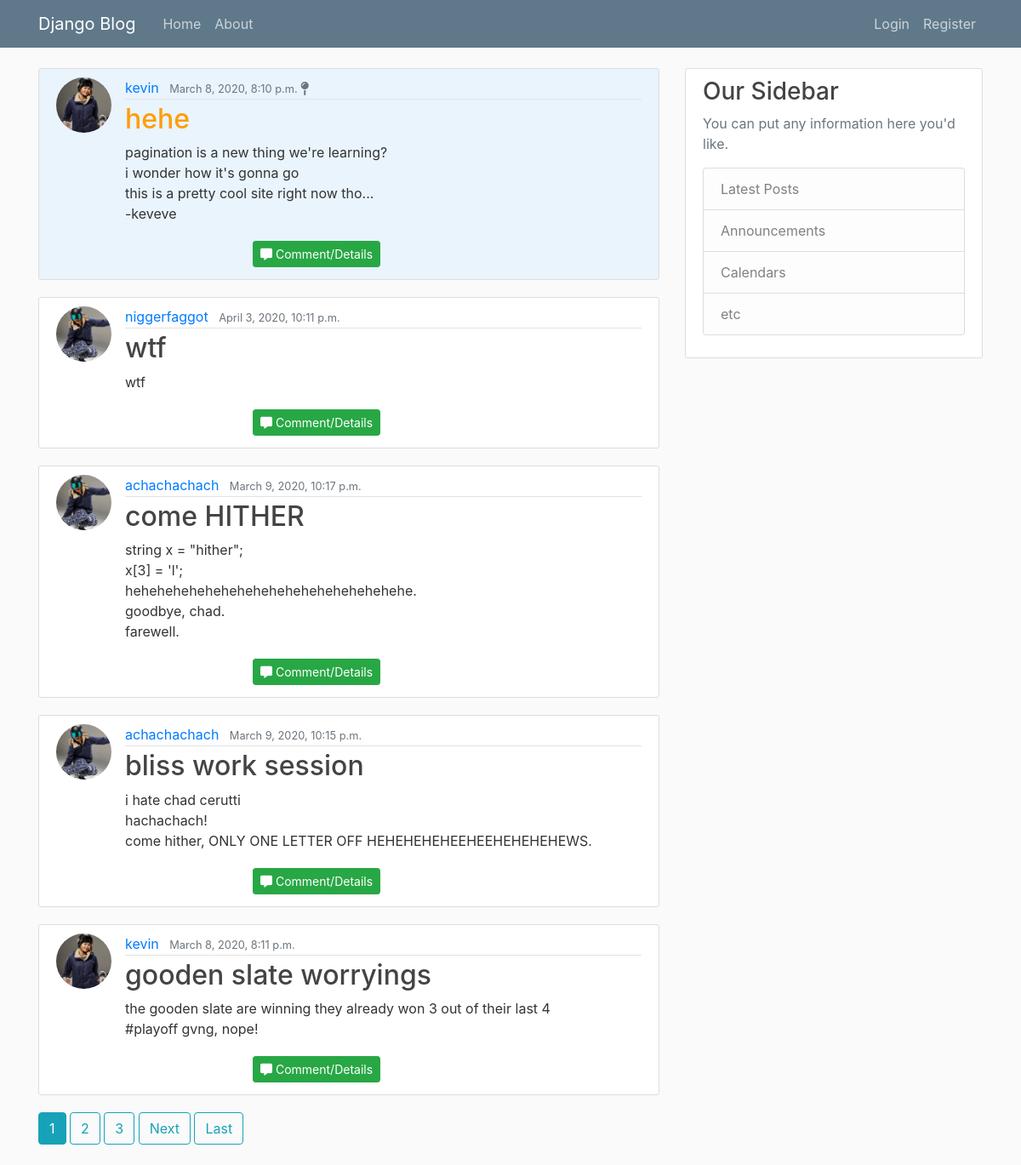
/, run on an earlier commit of the app's database.
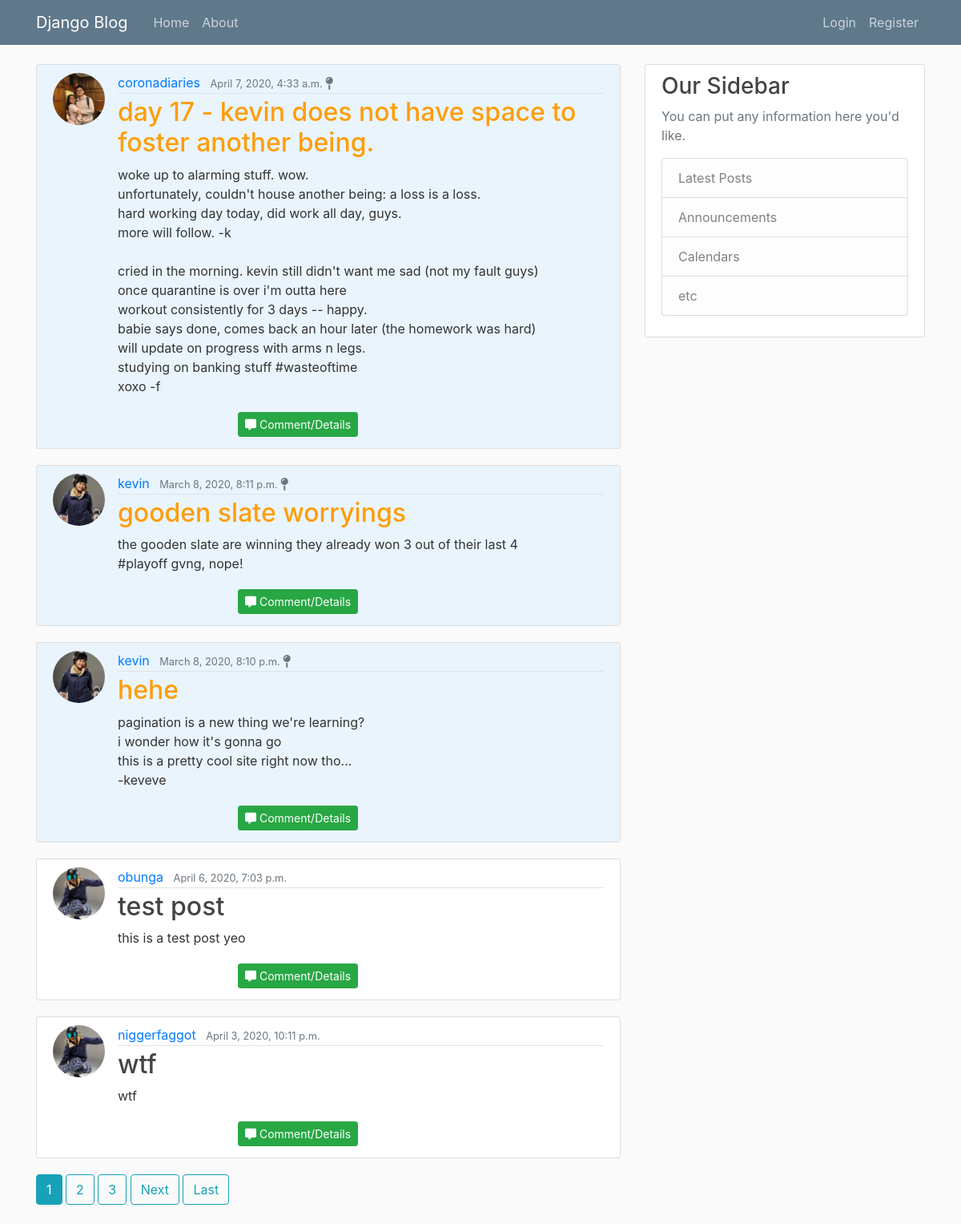
And on a later commit of the database.
### blog/models.py (models this page shows, shortened)
class Post(models.Model):
  title = models.CharField(max_length=100)
  content = models.TextField()
  date_posted = models.DateTimeField(default=timezone.now)
  author = models.ForeignKey(User, on_delete=models.CASCADE)
  pin = models.BooleanField(default=False)

### users/models.py (models this page shows, shortened)
class Profile(models.Model):
  user = models.OneToOneField(User, on_delete=models.CASCADE)
  biography = models.TextField()
  image = models.ImageField(default='default.jpg', upload_to='profile_pics')

### blog/views.py (the view, shortened to what this page needs)
# urls.py: path('', views.home, name='blog-home'),
def home(request):
  post_all_pinned = Post.objects.filter(pin=True)
  post_all_unpinned = Post.objects.filter(pin=False)
  post_all_pinned = post_all_pinned[::-1]
  post_all_unpinned = post_all_unpinned[::-1]
  post_all_pinned = list(post_all_pinned)
  post_all_unpinned = list(post_all_unpinned)
  post_all = post_all_pinned + post_all_unpinned
  list_likes = []
  if request.user.is_authenticated:
    likes = Like.objects.filter(user=request.user)
    likes_count = likes.count()
    for liked_posts in likes:
      list_likes.extend([liked_posts.post.pk])
  paginator = Paginator(post_all, 5)
  page_number = request.GET.get('page')
  page_obj = paginator.get_page(page_number)
  context = {
    'posts': post_all,
    'likes_list': list_likes,
    'page_obj': page_obj,
  }
  return render(request, 'blog/home.html', context)

### blog/templates/blog/home.html (shortened to what this page needs)
{% extends "blog/base.html" %}
{% block content %}
  {% for post in page_obj %}
    {% if post.pin == True%}
    <article class="media content-section" style="background-color:#E9F4FD">
    {% else %}
    <article class="media content-section">
    {% endif %}
      <img class="rounded-circle article-img" src="{{ post.author.profile.image.url }}">
      <div class="media-body">
        <div class="article-metadata">
          <a class="mr-2" href="{% url 'user-posts' post.author.username %}">{{ post.author }}</a>
          {% if post.pin == True %}
            <small class="text-muted">{{ post.date_posted }} </small>
          {% else %}
            <small class="text-muted">{{ post.date_posted }}</small>
          {% endif %}
          </div>
          {% if post.pin == True %}
            <h2 class="article-title pinned" >{{ post.title }}</h2>
          {% else %}
            <h2 class="article-title">{{ post.title }}</h2>
          {% endif %}
        <p class="article-content">{{ post.content }}</p>
        <a class="btn btn-success btn-sm mt-1 mb-1" href="{% url 'post-detail' post.id %}" style="float:left;margin-left:150px"> <i class="fas fa-comment-alt"></i>  Comment/Details </a>
      </div>
    </article>
  {% endfor %}
  {% for num in page_obj.paginator.page_range %}
    {% if page_obj.number == num %}
      <a class="btn btn-info mb-4 c-w">{{ num }}</a>
    {% elif num > page_obj.number|add:'-3' and num < page_obj.number|add:'3' %}
      <a class="btn btn-outline-info mb-4" href="?page={{ num }}">{{ num }}</a>
    {% endif %}
  {% endfor %}
  {% if page_obj.has_next %}
    <a class="btn btn-outline-info mb-4" href="?page={{ page_obj.next_page_number }}">Next</a>
    <a class="btn btn-outline-info mb-4" href="?page={{ page_obj.paginator.num_pages }}">Last</a>
  {% endif %}
{% endblock content %}

What changed in the data, as far as the page shows it:
no longer on this page (row unchanged): Post: author.profile.image (placeholder picture), author "achachachach", date_posted "March 9, 2020, 10:17 p.m.", title "come HITHER", content "string x = \"hither\"; x[3] = 'l'; hehehehehehehehehehehehehehehehehehe. goodbye, chad. farewell."
no longer on this page (row unchanged): Post: author.profile.image (placeholder picture), author "achachachach", date_posted "March 9, 2020, 10:15 p.m.", title "bliss work session", content "i hate chad cerutti hachachach! come hither, ONLY ONE LETTER OFF HEHEHEHEHEEHEEHEHEHEHEWS."
added Post: author.profile.image (picture), author "coronadiaries", date_posted "April 7, 2020, 4:33 a.m.", title "day 17 - kevin does not have space to foster another being.", content "woke up to alarming stuff. wow. unfortunately, couldn't house another being: a loss is a loss. hard working day today, did work all day, guys. more will follow. -k cried in the morning. kevin still didn't want me sad (not my fault guys) once quarantine is over i'm outta here workout consistently for 3 days -- happy. babie says done, comes back an hour later (the homework was hard) will update on progress with arms n legs. studying on banking stuff #wasteoftime xoxo -f"
changed Post "gooden slate worryings": pin False → True (drawn); moves up the list
added Post: author.profile.image (placeholder picture), author "obunga", date_posted "April 6, 2020, 7:03 p.m.", title "test post", content "this is a test post yeo"
